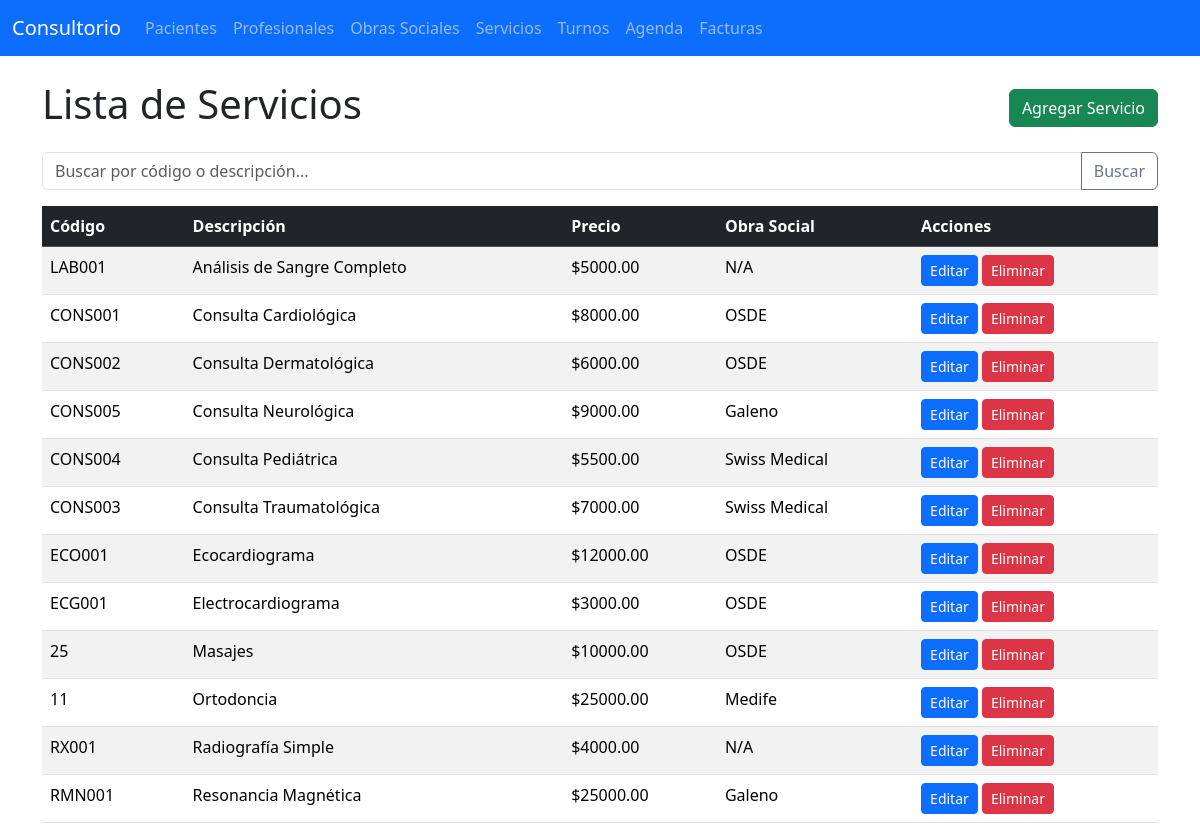
Screenshot of /servicios with the database file from the repository.
### tables this page shows
CREATE TABLE servicios (
                id INTEGER PRIMARY KEY AUTOINCREMENT,
                codigo TEXT UNIQUE NOT NULL,
                descripcion TEXT NOT NULL,
                precio REAL NOT NULL,
                obra_social_id INTEGER,
                FOREIGN KEY (obra_social_id) REFERENCES obras_sociales (id)
            );

### app.py (the view)
@app.route('/servicios')
def list_servicios():
    conn = get_db_connection()
    servicios = conn.execute("""
        SELECT s.id, s.codigo, s.descripcion, s.precio, COALESCE(os.nombre, 'N/A') as obra_social_nombre
        FROM servicios s
        LEFT JOIN obras_sociales os ON s.obra_social_id = os.id
        ORDER BY s.descripcion
    """).fetchall()
    conn.close()
    return render_template('servicios/list.html', servicios=servicios)

### app.py (called while the page is built)
def get_db_connection():
    conn = sqlite3.connect(DATABASE)
    conn.row_factory = sqlite3.Row
    return conn

### templates/servicios/list.html (shortened to what this page needs)
{% extends 'layout.html' %}
{% block content %}
    <div class="d-flex justify-content-between align-items-center mb-3">
        <h1>Lista de Servicios</h1>
        <a href="{{ url_for('add_servicio') }}" class="btn btn-success">Agregar Servicio</a>
    </div>
    <form action="{{ url_for('search_servicio') }}" method="post" class="mb-3">
        <div class="input-group">
            <input type="text" name="search_term" class="form-control" placeholder="Buscar por código o descripción...">
            <button class="btn btn-outline-secondary" type="submit">Buscar</button>
        </div>
    </form>
    <div class="table-responsive">
        <table class="table table-striped table-hover">
            <thead class="table-dark">
                <tr>
                    <th>Código</th>
                    <th>Descripción</th>
                    <th>Precio</th>
                    <th>Obra Social</th>
                    <th>Acciones</th>
                </tr>
            </thead>
            <tbody>
                {% for servicio in servicios %}
                <tr>
                    <td>{{ servicio['codigo'] }}</td>
                    <td>{{ servicio['descripcion'] }}</td>
                    <td>${{ "%.2f"|format(servicio['precio']) }}</td>
                    <td>{{ servicio['obra_social_nombre'] }}</td>
                    <td>
                        <a href="{{ url_for('edit_servicio', id=servicio['id']) }}" class="btn btn-primary btn-sm">Editar</a>
                        <form action="{{ url_for('delete_servicio', id=servicio['id']) }}" method="post" class="d-inline" onsubmit="return confirm('¿Está seguro de que desea eliminar este servicio?');">
                            <button type="submit" class="btn btn-danger btn-sm">Eliminar</button>
                        </form>
                    </td>
                </tr>
                {% else %}
                <tr>
                    <td colspan="5" class="text-center">No se encontraron servicios.</td>
                </tr>
                {% endfor %}
            </tbody>
        </table>
    </div>
{% endblock %}

### rows the page displays
servicios: codigo "LAB001", descripcion "Análisis de Sangre Completo", precio "5000.00", obra_social_nombre "N/A"
servicios: codigo "CONS001", descripcion "Consulta Cardiológica", precio "8000.00", obra_social_nombre "OSDE"
servicios: codigo "CONS002", descripcion "Consulta Dermatológica", precio "6000.00", obra_social_nombre "OSDE"
servicios: codigo "CONS005", descripcion "Consulta Neurológica", precio "9000.00", obra_social_nombre "Galeno"
servicios: codigo "CONS004", descripcion "Consulta Pediátrica", precio "5500.00", obra_social_nombre "Swiss Medical"
servicios: codigo "CONS003", descripcion "Consulta Traumatológica", precio "7000.00", obra_social_nombre "Swiss Medical"
servicios: codigo "ECO001", descripcion "Ecocardiograma", precio "12000.00", obra_social_nombre "OSDE"
servicios: codigo "ECG001", descripcion "Electrocardiograma", precio "3000.00", obra_social_nombre "OSDE"
servicios: codigo "25", descripcion "Masajes", precio "10000.00", obra_social_nombre "OSDE"
servicios: codigo "11", descripcion "Ortodoncia", precio "25000.00", obra_social_nombre "Medife"
servicios: codigo "RX001", descripcion "Radiografía Simple", precio "4000.00", obra_social_nombre "N/A"
servicios: codigo "RMN001", descripcion "Resonancia Magnética", precio "25000.00", obra_social_nombre "Galeno"
